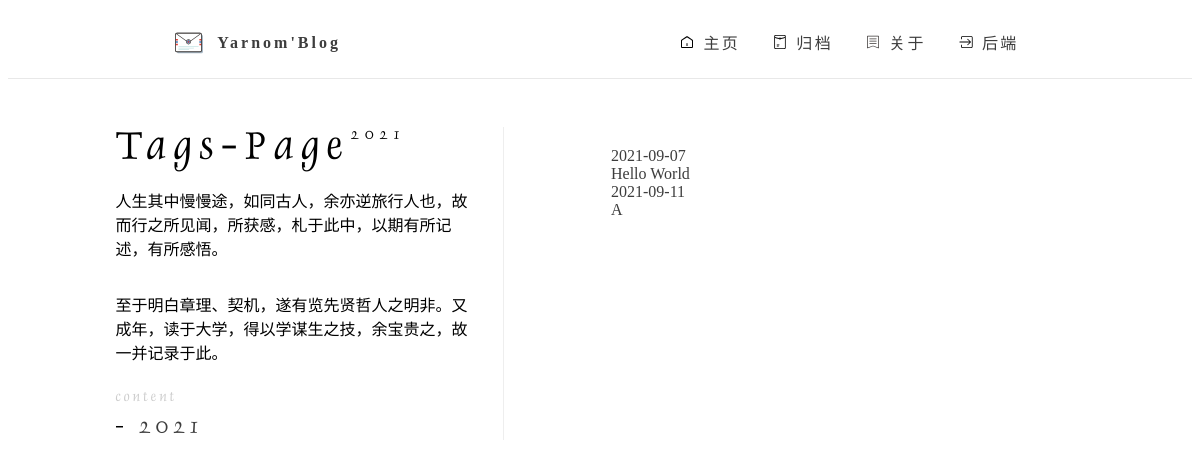
The app's page /archive/tags/记录 with its own data.
### app/db_models.py (models this page shows, shortened)
class Post(db.Model):
    id = db.Column(db.Integer, unique=True, primary_key=True)
    title = db.Column(db.String(128), nullable=False)
    content = db.Column(db.Text, nullable=False)
    time = db.Column(db.Date, nullable=False)
    pid = db.Column(db.String(128), nullable=False)
    isTop = db.Column(db.Integer, nullable=True)
    tag = db.Column(db.String(256), nullable=True)

### app/app.py (the view)
@app.route("/archive/tags/<tag>",methods=['POST', 'GET'])
def archive_tags(tag):
    if request.args.get("year"):
        year = int(request.args.get("year"))
    else:
        year = datetime.now().year
    posts = Post.query.filter(
        (Post.time >= datetime(year, 1, 1)) & (Post.time <= datetime(year, 12, 31)) &(Post.tag == tag)
    ).all()
    return render_template('tags.html',time=datetime.now(),posts=posts,tag=tag)

### app/templates/tags.html (shortened to what this page needs)
{% extends 'base.html' %}
{% block applicationMain %}
<div class="page-archive">
    <div class="application-main">
       <div class="left-box">
            <div class="title">
               Tags-Page
               <span class="time">{{ time.year }}</span>
            </div>
           <div class="yearList">
                <p>人生其中慢慢途，如同古人，余亦逆旅行人也，故而行之所见闻，所获感，札于此中，以期有所记述，有所感悟。</p>
                <p>至于明白章理、契机，遂有览先贤哲人之明非。又成年，读于大学，得以学谋生之技，余宝贵之，故一并记录于此。</p>
               <span>content</span>
               <ul>
                    {% for x in range(2021,time.year+1)|reverse%}
                        <li><a href="?year={{ x }}">{{ x }}</a></li>
                    {% endfor%}
               </ul>
           </div>
       </div>
       <div class="right-box">
            <ul>
                {% for item in posts%}
                    <li><a href="/post/{{ item.pid }}">
                        <div class="time">
                            {{ item.time }}
                        </div>
                        <div class="post-title">
                            {{ item.title }}
                        </div>
                    </a></li>
                {% endfor%}
            </ul>
        </div>
    </div>
</div>
{% endblock %}

### app/static/css/main.css (style rules this page uses)
a { text-decoration: none; color: #3d3d3d; }
li { list-style: none; }
ul { padding: 0; margin: 0; }
body { display: flex; flex-direction: column; font-family: Garamond; }
@media only screen and (min-width: 768px) { .page-archive .application-main { display: flex; flex-direction: row; justify-content: space-evenly; padding-top: 1em; } }
@media only screen and (min-width: 768px) { .page-archive .application-main .left-box { width: 30%; display: flex; flex-direction: column; height: 100%; padding-right: 2em; border-right: 1px solid #eee; } }
@media only screen and (min-width: 768px) { .page-archive .application-main .left-box .title { display: flex; font-size: 44px; font-family: Dauphin; letter-spacing: 8px; } }
@media only screen and (min-width: 768px) { .page-archive .application-main .left-box .title span { font-size: 16px; letter-spacing: 6px; } }
@media only screen and (min-width: 768px) { .page-archive .application-main .left-box .yearList { display: flex; flex-direction: column; align-items: flex-start; font-family: Dauphin; } }
@media only screen and (min-width: 768px) { .page-archive .application-main .left-box .yearList span { color: #ccc; font-size: 15px; letter-spacing: 3px; margin: 10px 0; } }
@media only screen and (min-width: 768px) { .page-archive .application-main .left-box .yearList li { font-size: 23px; letter-spacing: 5px; } }
@media only screen and (min-width: 768px) { .page-archive .application-main .left-box .yearList li::before { content: "- "; } }
@media only screen and (min-width: 768px) { .page-archive .application-main .right-box { width: 40%; display: flex; flex-direction: column; height: 100%; } }

### records on screen
Post: time "2021-09-07", title "Hello World"
Post: time "2021-09-11", title "A"

### other values on screen
{{ x }} "2021"
